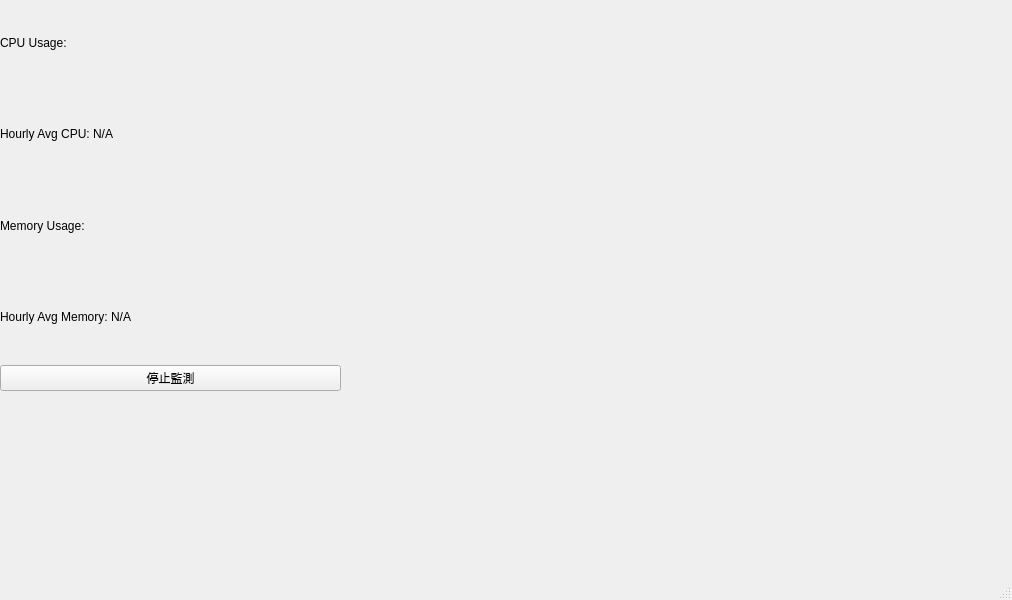
<?xml version="1.0" encoding="UTF-8"?>
<ui version="4.0">
 <class>MainWindow</class>
 <widget class="QMainWindow" name="MainWindow">
  <property name="geometry">
   <rect>
    <x>0</x>
    <y>0</y>
    <width>1012</width>
    <height>600</height>
   </rect>
  </property>
  <property name="windowTitle">
   <string>MainWindow</string>
  </property>
  <widget class="QWidget" name="centralwidget">
   <widget class="QWidget" name="verticalLayoutWidget">
    <property name="geometry">
     <rect>
      <x>0</x>
      <y>0</y>
      <width>341</width>
      <height>391</height>
     </rect>
    </property>
    <layout class="QVBoxLayout" name="verticalLayout">
     <item>
      <widget class="QLabel" name="cpuLabel">
       <property name="text">
        <string>CPU Usage:</string>
       </property>
      </widget>
     </item>
     <item>
      <widget class="QLabel" name="hourlyCpuLabel">
       <property name="text">
        <string>Hourly Avg CPU: N/A</string>
       </property>
      </widget>
     </item>
     <item>
      <widget class="QLabel" name="memoryLabel">
       <property name="text">
        <string>Memory Usage:</string>
       </property>
      </widget>
     </item>
     <item>
      <widget class="QLabel" name="hourlyMemoryLabel">
       <property name="text">
        <string>Hourly Avg Memory: N/A</string>
       </property>
      </widget>
     </item>
     <item>
      <widget class="QPushButton" name="stopButton">
       <property name="text">
        <string>停止監測</string>
       </property>
      </widget>
     </item>
    </layout>
   </widget>
  </widget>
  <widget class="QMenuBar" name="menubar">
   <property name="geometry">
    <rect>
     <x>0</x>
     <y>0</y>
     <width>1012</width>
     <height>20</height>
    </rect>
   </property>
  </widget>
  <widget class="QStatusBar" name="statusbar"/>
 </widget>
 <resources/>
 <connections/>
</ui>
